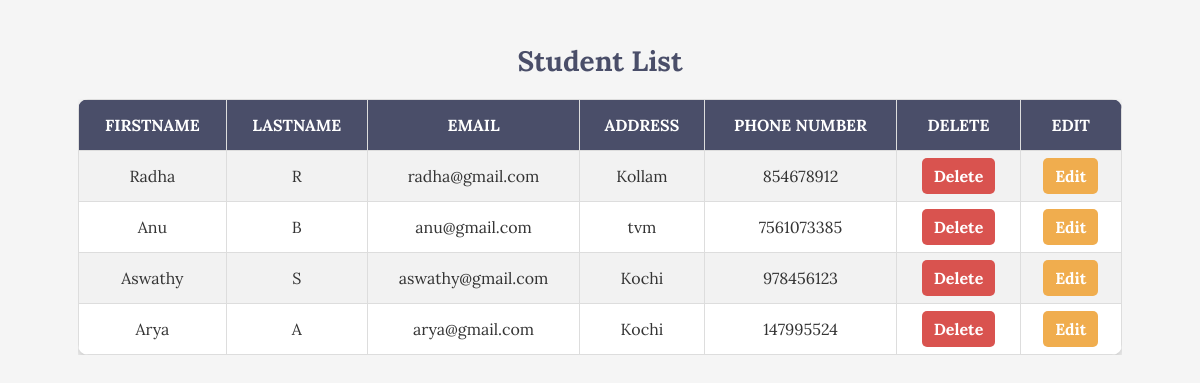
The app's page /viewstudentadmin/, older data.
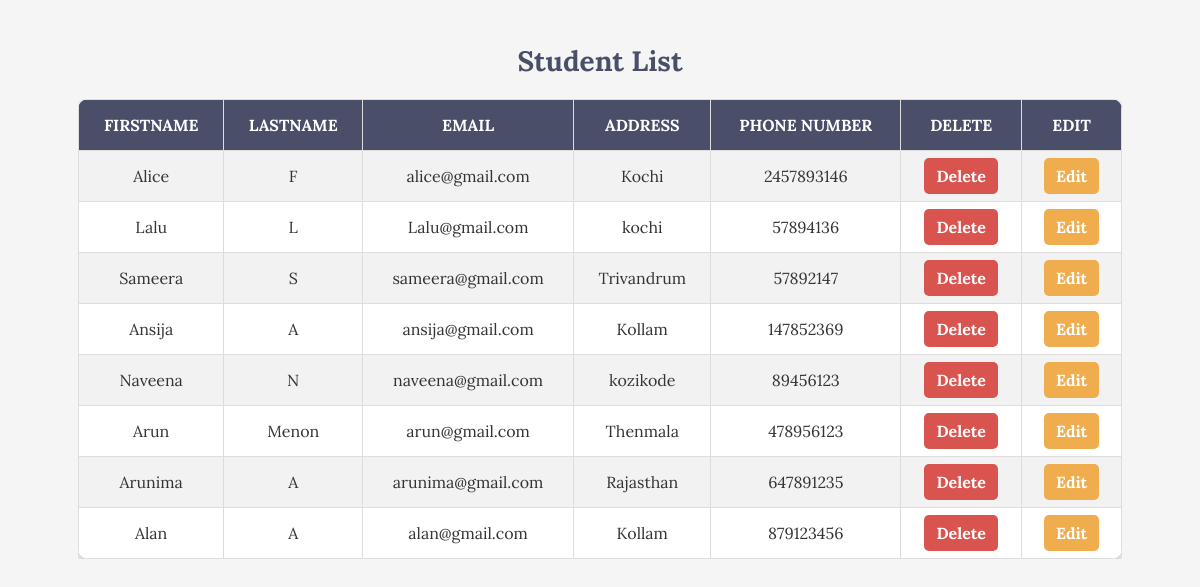
The same page, newer data.
### App/models.py (models this page shows)
class Student(models.Model):
    student_id=models.ForeignKey(User,on_delete=models.CASCADE)
    address=models.CharField(max_length=200)
    phone_number=models.IntegerField()

class User(AbstractUser):
    usertype=models.CharField(max_length=20)

### App/views.py (the view)
# urls.py: path("viewstudentadmin/", view_student_by_admin, name="viewstudentadmin"),  # Correct name
def view_student_by_admin(request):
    students = Student.objects.select_related('student_id').all()
    return render(request, "view_student.html", {'func': students})

### App/templates/view_student.html (shortened to what this page needs)
<!DOCTYPE html>
<html lang="en">
<head>
</head>
<body>
    <h2>Student List</h2>
    <div class="table-container">
        <table>
            <tr>
                <th>Firstname</th>
                <th>Lastname</th>
                <th>Email</th>
                <th>Address</th>
                <th>Phone Number</th>
                <th>Delete</th>
                <th>Edit</th>
            </tr>
            {% for i in func %}
            <tr>
                <td>{{ i.student_id.first_name }}</td>
                <td>{{ i.student_id.last_name }}</td>
                <td>{{ i.student_id.email }}</td>
                <td>{{ i.address }}</td>
                <td>{{ i.phone_number }}</td>
                <td><a href="{% url 'delete_student' i.id %}" class="delete-btn">Delete</a></td>
                <td><a href="{% url 'edit_student' %}" class="edit-btn">Edit</a></td>
            </tr>
            {% empty %}
            <tr>
                <td colspan="8">No students found.</td>
            </tr>
            {% endfor %}
        </table>
    </div>
</body>
</html>

### App/templates/view_student.html (style rules this page uses)
body { font-family: 'Lora', serif; margin: 0; padding: 20px; background-color: #f5f5f5; color: #333; text-align: center; }
h2 { color: #4A4E69; margin-bottom: 20px; font-size: 28px; }
.table-container { width: 90%; margin: auto; overflow-x: auto; }
table { width: 100%; border-collapse: collapse; background: white; box-shadow: 0px 4px 8px rgba(0, 0, 0, 0.2); border-radius: 10px; overflow: hidden; }
th, td { padding: 15px; border: 1px solid #ddd; font-size: 16px; }
th { background: #4A4E69; color: white; font-weight: bold; text-transform: uppercase; }
tr:nth-child(even) { background: #f2f2f2; }
a { text-decoration: none; color: white; font-weight: bold; padding: 8px 12px; border-radius: 5px; transition: 0.3s ease; }
.delete-btn { background-color: #d9534f; }
.edit-btn { background-color: #f0ad4e; }

Row changes from the older to the newer data that the page shows:
removed Student: student_id.first_name "Radha", student_id.last_name "R", student_id.email "radha@gmail.com", address "Kollam", phone_number "854678912"
removed Student: student_id.first_name "Anu", student_id.last_name "B", student_id.email "anu@gmail.com", address "tvm", phone_number "7561073385"
removed Student: student_id.first_name "Aswathy", student_id.last_name "S", student_id.email "aswathy@gmail.com", address "Kochi", phone_number "978456123"
removed Student: student_id.first_name "Arya", student_id.last_name "A", student_id.email "arya@gmail.com", address "Kochi", phone_number "147995524"
added Student: student_id.first_name "Alice", student_id.last_name "F", student_id.email "alice@gmail.com", address "Kochi", phone_number "2457893146"
added Student: student_id.first_name "Lalu", student_id.last_name "L", student_id.email "Lalu@gmail.com", address "kochi", phone_number "57894136"
added Student: student_id.first_name "Sameera", student_id.last_name "S", student_id.email "sameera@gmail.com", address "Trivandrum", phone_number "57892147"
added Student: student_id.first_name "Ansija", student_id.last_name "A", student_id.email "ansija@gmail.com", address "Kollam", phone_number "147852369"
added Student: student_id.first_name "Naveena", student_id.last_name "N", student_id.email "naveena@gmail.com", address "kozikode", phone_number "89456123"
added Student: student_id.first_name "Arun", student_id.last_name "Menon", student_id.email "arun@gmail.com", address "Thenmala", phone_number "478956123"
added Student: student_id.first_name "Arunima", student_id.last_name "A", student_id.email "arunima@gmail.com", address "Rajasthan", phone_number "647891235"
added Student: student_id.first_name "Alan", student_id.last_name "A", student_id.email "alan@gmail.com", address "Kollam", phone_number "879123456"
